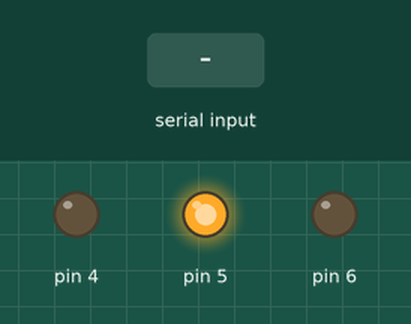
This sketch was run on a simulated Arduino Uno, built with avr-gcc and run on an emulated ATmega328P. Parts: output pins drawn as LEDs (lit = HIGH). The inputs (shaded band) are chosen by the test bench. Pins used as bus, display or sensor lines are not drawn.

Above: at 1.2 s.
1.3 s: "x" received over Serial
At 1.7 s:
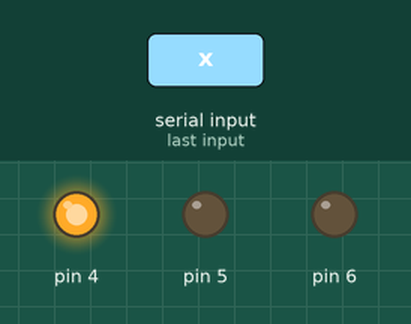
At 3.6 s:
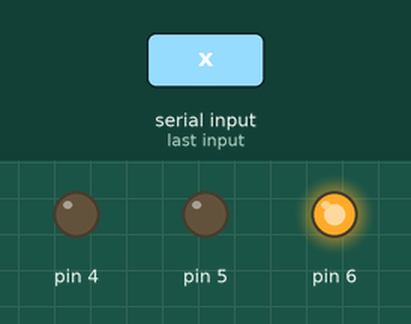
Timing chart, 0 to 9.8 s (numbered marks = the images above; inputs shaded):
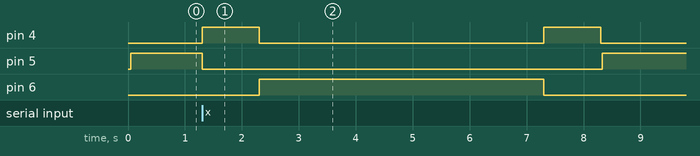

The sketch:

uid_read.ino
```cpp
/*
  ----------------------------------------------------------------------------- Nicola Coppola
   Typical pin layout used:
   -----------------------------------------------------------------------------------------
               MFRC522      Arduino       Arduino   Arduino    Arduino          Arduino
               Reader/PCD   Uno           Mega      Nano v3    Leonardo/Micro   Pro Micro
   Signal      Pin          Pin           Pin       Pin        Pin              Pin
   -----------------------------------------------------------------------------------------
   RST/Reset   RST          9             5         D9         RESET/ICSP-5     RST
   SPI SS      SDA(SS)      10            53        D10        10               10
   SPI MOSI    MOSI         11 / ICSP-4   51        D11        ICSP-4           16
   SPI MISO    MISO         12 / ICSP-1   50        D12        ICSP-1           14
   SPI SCK     SCK          13 / ICSP-3   52        D13        ICSP-3           15

   The reader can be found on eBay for around 5 dollars. Search for "mf-rc522" on ebay.com.
*/
//include synchronous peripheral interface
#include <SPI.h>
//include library for rfid reader MFRC522
#include <MFRC522.h>
//define slave select pin as 10
#define SS_PIN 10
//define reset pin as 9
#define RST_PIN 9

// Create MFRC522 instance.
MFRC522 mfrc522(SS_PIN, RST_PIN);
MFRC522::MIFARE_Key key;

//runs once when the arduino is turned on
void setup() {
  //initialize serial communication at baud rate 9600 (bits per second)
  Serial.begin(9600);
  //do nothing until serial is connected with the computer
  while (!Serial);
  // Initialize SPI bus
  SPI.begin();
  // Initialize MFRC522 card
  mfrc522.PCD_Init();
  //Set pin 6,5,4 as outputs for LEDs (traffic signals)
  //green
  pinMode(6,OUTPUT);
  //red
  pinMode(5,OUTPUT);
  //orange
  pinMode(4,OUTPUT);
}

//runs as an endless loop
void loop() {
//check if data is available on the serial buffer
  if (Serial.available() > 0) {
//read data and check if its ‘x’ without flushing the buffer
    if (Serial.peek() == 'x') {
//read and clear data off the buffer so that it can be used to read more data
      Serial.read();
//run the emergency sequence method
      emergencyseq();
    }
//if data is not equal to ‘x’ do nothing
    else{}
  }
//if no data is available on the serial buffer continue the regular sequence
  else{
       regularseq();
    }
    // Look for new RFID tags, and select one if present
    if ( ! mfrc522.PICC_IsNewCardPresent() || ! mfrc522.PICC_ReadCardSerial() ) {
//prevent rest of the code to execute if the card is not found
      return;
    }
    else {
//initialize uid variable to store the uid
      String uid = "";
//retrieve byte by byte value using loop and append it to the uid variable
      for (byte i = 0; i < mfrc522.uid.size; i++) {
        uid = uid + (mfrc522.uid.uidByte[i]);
      }
//print the uid variable into serial
      Serial.println(uid);
//create a delay so that the same card doesn't get read twice while it's moving ahead
      delay(1000);
    }

  }

//emergency sequence
  void emergencyseq(){
//turn off red and turn on orange
      digitalWrite(5,LOW);
      digitalWrite(4,HIGH);
//wait for 1 second
      delay(1000);
//turn off orange and turn on green
      digitalWrite(4,LOW);
      digitalWrite(6,HIGH);
//wait for 5 seconds
      delay(5000);
//turn off green and turn on orange
      digitalWrite(6,LOW);
      digitalWrite(4,HIGH);
//wait 1 second
      delay(1000);
//turn off orange and exit method
      digitalWrite(4,LOW);
    }
//regular sequence
  void regularseq(){
//turn on the red signal
    digitalWrite(5,HIGH);
  }
```

Measured:
- after the input at 1.3 s, pin 4: alternates HIGH for 1.0 s and LOW for 5.0 s, starting at once; pin 5: HIGH → LOW at once, → HIGH 7.0 s later; pin 6: LOW → HIGH after 1.0 s, → LOW 5.0 s later
